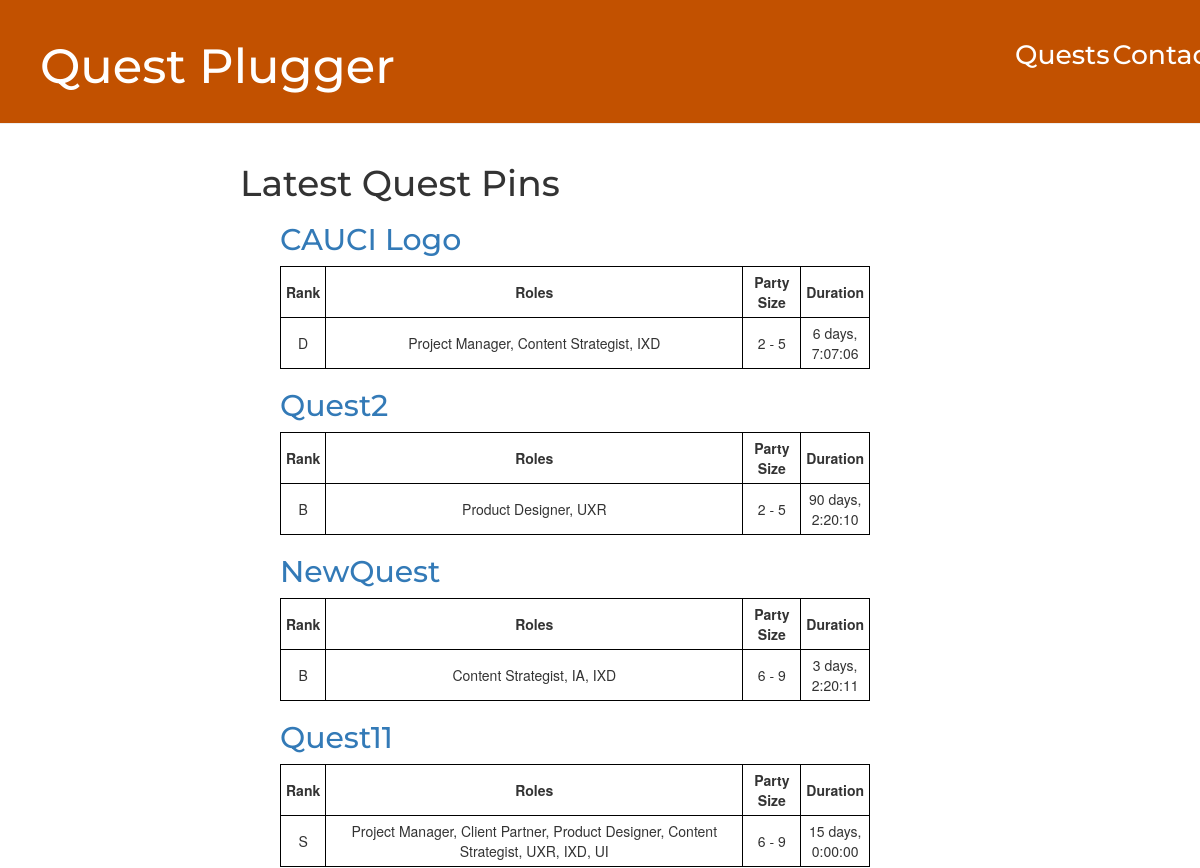
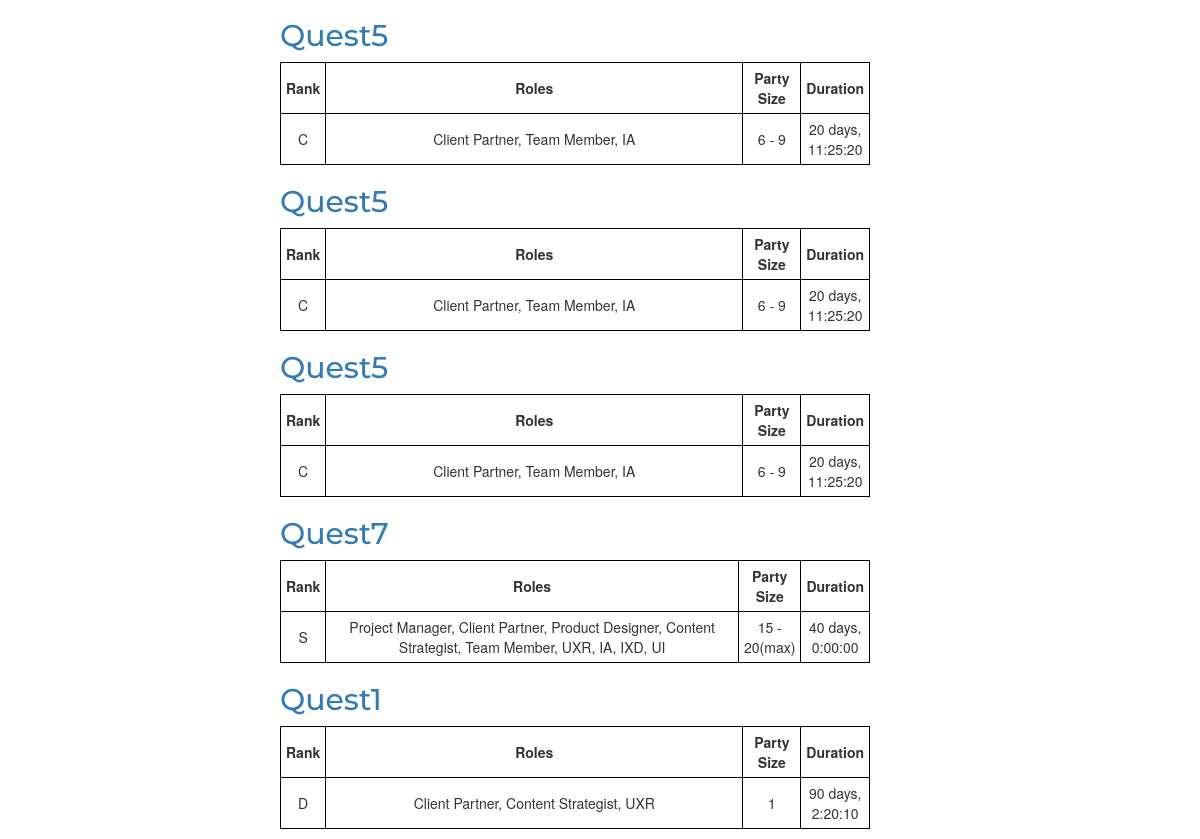
Before: / with the older database file (2 pictures, top to bottom).
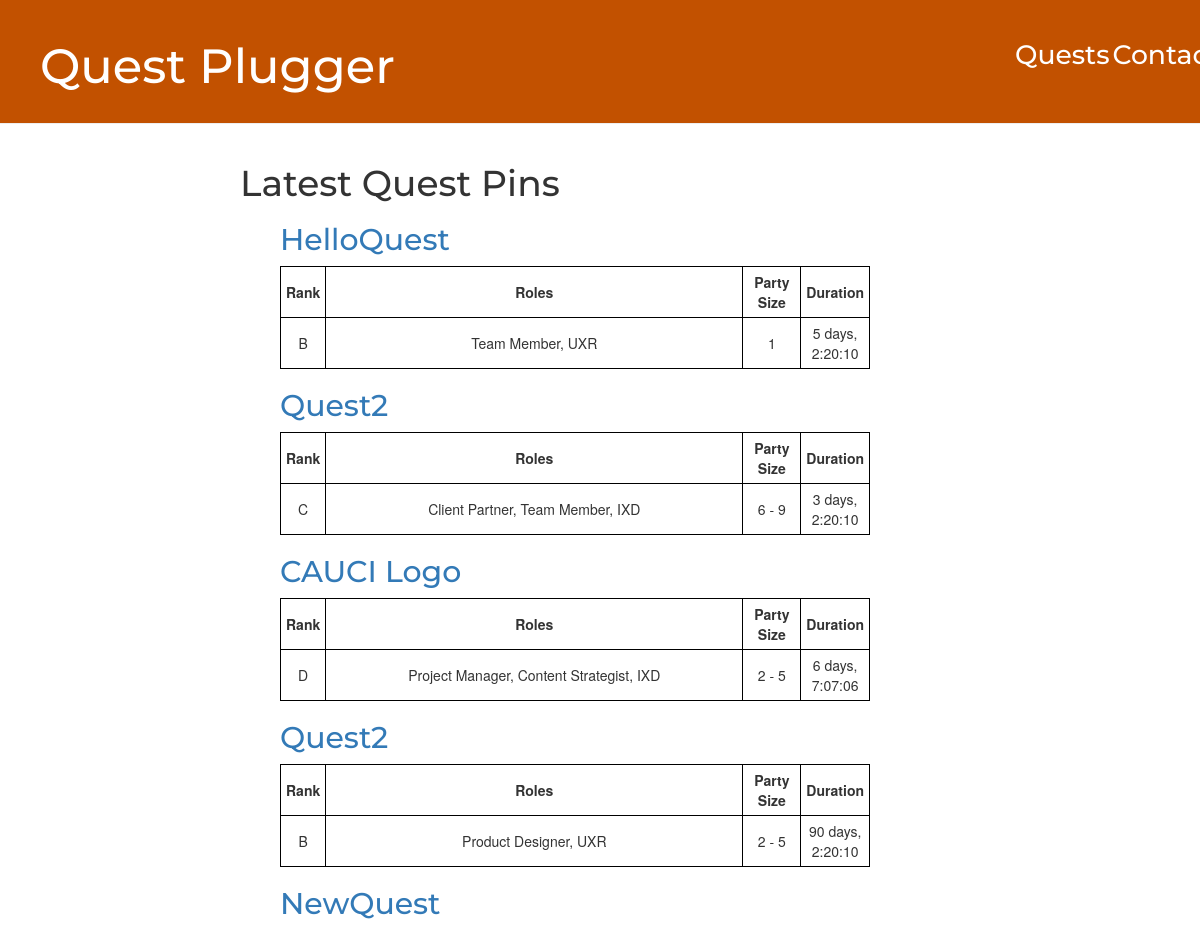
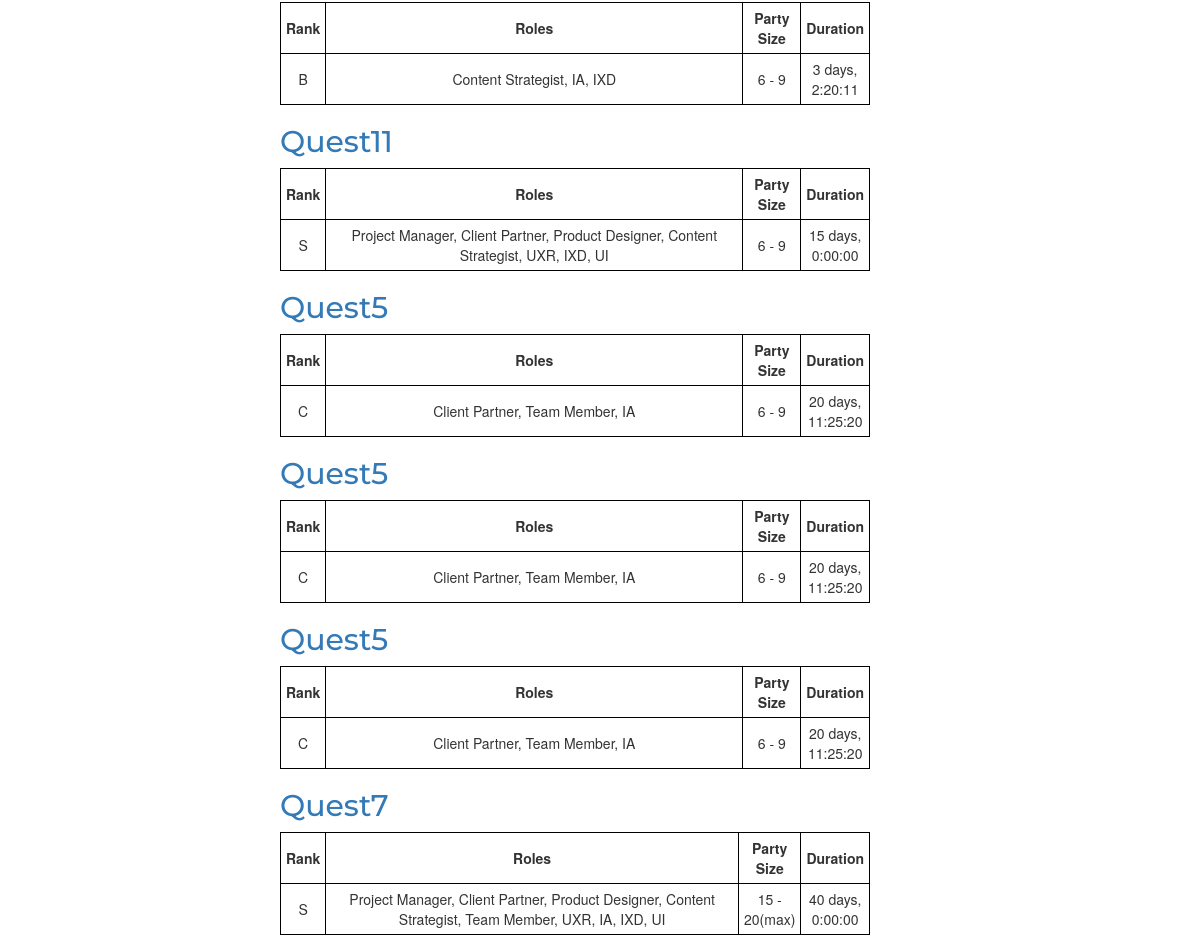
After: the same page with the newer database file (2 pictures, top to bottom).
### quests/models.py (models this page shows, shortened)
class QuestPin(models.Model):
    name = models.CharField(max_length=75)
    rank = models.CharField(
        max_length=1,
        choices=RANK_CHOICES,
        default=F_RANK,
    )
    roles = MultiSelectField(
        choices=ROLE_CHOICES,
    )
    team_size = models.CharField(
        max_length=12,
        choices=TEAM_SZ_CHOICES,
        default=TEAM_SZ_SOLO,
    )
    duration = models.DurationField()

### questplugger/views.py (the view)
# urls.py: path('', index, name='contactForm'),
def index(request):
    quest_pin_list = QuestPin.objects.order_by('-id')[:10]
    template = loader.get_template('index.html')
    context = {
        'quest_pin_list': quest_pin_list,
    }
    return HttpResponse(template.render(context, request))

### questplugger/templates/index.html
{% extends 'base.html' %}
{% load static %}
{% block content %}
<link rel="stylesheet" type="text/css" href="{% static '/css/nobullet.css' %}">
    <h1>Latest Quest Pins</h1>
    {% if quest_pin_list %}
        <ul>
        {% for quest in quest_pin_list %}
            <li><h2><a href="quests/quest/{{quest.id}}">{{quest.name}}</a></h2></li>
            <table style="width:100%">
                <tr>
                    <th>Rank</th>
                    <th>Roles</th>
                    <th>Party Size</th>
                    <th>Duration</th>
                </tr>
                <tr>
                    <td width="5%" >{{quest.rank}}</td>
                    <td width="75%">{{quest.roles}}</td>
                    <td width="10%">{{quest.team_size}}</td>
                    <td width="10%">{{quest.duration}}</td>
                </tr>
                </table>
        {% endfor %}
        </ul>
    {% else %}
        <p>No Quests </p>
    {% endif %}
{% endblock %}

Changed rows visible on the page:
no longer on this page (row unchanged): QuestPin: name "Quest1", rank "D", roles "Client Partner, Content Strategist, UXR", team_size "1", duration "90 days, 2:20:10"
added QuestPin: name "HelloQuest", rank "B", roles "Team Member, UXR", team_size "1", duration "5 days, 2:20:10"
added QuestPin: name "Quest2", rank "C", roles "Client Partner, Team Member, IXD", team_size "6 - 9", duration "3 days, 2:20:10"
